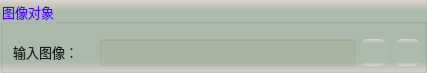
      <widget class="QGroupBox" name="groupCamera">
       <property name="geometry">
        <rect>
         <x>9</x>
         <y>18</y>
         <width>427</width>
         <height>73</height>
        </rect>
       </property>
       <property name="font">
        <font>
         <family>微软雅黑</family>
         <pointsize>10</pointsize>
        </font>
       </property>
       <property name="styleSheet">
        <string notr="true">background-color: qlineargradient(x1:0, y1:0, x2:0, y2:1, stop:0 #dfd5cf, stop: 0.15 #acbbac, stop: 0.85 #acbbac,stop:1 #dfd5cf);
color: rgb(85, 0, 255);</string>
       </property>
       <property name="title">
        <string>图像对象</string>
       </property>
       <widget class="QLabel" name="label_4">
        <property name="geometry">
         <rect>
          <x>13</x>
          <y>42</y>
          <width>79</width>
          <height>19</height>
         </rect>
        </property>
        <property name="font">
         <font>
          <family>微软雅黑</family>
          <pointsize>10</pointsize>
         </font>
        </property>
        <property name="styleSheet">
         <string notr="true">color: rgb(30, 30, 30);
background: transparent;</string>
        </property>
        <property name="text">
         <string>输入图像：</string>
        </property>
       </widget>
       <widget class="QLineEdit" name="txtLinkImage">
        <property name="geometry">
         <rect>
          <x>100</x>
          <y>39</y>
          <width>255</width>
          <height>27</height>
         </rect>
        </property>
        <property name="font">
         <font>
          <family>微软雅黑</family>
          <pointsize>10</pointsize>
         </font>
        </property>
        <property name="styleSheet">
         <string notr="true">color: rgb(0, 0, 200);
background-color: rgba(170, 170, 127,50);</string>
        </property>
        <property name="alignment">
         <set>Qt::AlignCenter</set>
        </property>
        <property name="readOnly">
         <bool>true</bool>
        </property>
       </widget>
       <widget class="QPushButton" name="btnLinkImage">
        <property name="geometry">
         <rect>
          <x>360</x>
          <y>39</y>
          <width>27</width>
          <height>27</height>
         </rect>
        </property>
        <property name="toolTip">
         <string>链接图像</string>
        </property>
        <property name="styleSheet">
         <string notr="true">QWidget{ border:none;border-radius: 8px;padding: 2px 4px;}
QPushButton:hover{ background-color: rgba(85, 150, 127, 100);}
QPushButton:pressed{background-color: rgba(85, 180, 127, 160);}</string>
        </property>
        <property name="text">
         <string/>
        </property>
        <property name="icon">
         <iconset resource="sub_res.qrc">
          <normaloff>:/resource/link.png</normaloff>:/resource/link.png</iconset>
        </property>
        <property name="iconSize">
         <size>
          <width>27</width>
          <height>27</height>
         </size>
        </property>
       </widget>
       <widget class="QPushButton" name="btnDelLinkImage">
        <property name="geometry">
         <rect>
          <x>394</x>
          <y>39</y>
          <width>27</width>
          <height>27</height>
         </rect>
        </property>
        <property name="toolTip">
         <string>删除图像链接</string>
        </property>
        <property name="styleSheet">
         <string notr="true">QWidget{ border:none;border-radius: 8px;padding: 2px 4px;}
QPushButton:hover{ background-color: rgba(226, 142, 162, 100);}
QPushButton:pressed{background-color: rgba(226, 172, 162, 200);}</string>
        </property>
        <property name="text">
         <string/>
        </property>
        <property name="icon">
         <iconset resource="sub_res.qrc">
          <normaloff>:/resource/del_link.png</normaloff>:/resource/del_link.png</iconset>
        </property>
        <property name="iconSize">
         <size>
          <width>27</width>
          <height>27</height>
         </size>
        </property>
       </widget>
      </widget>
